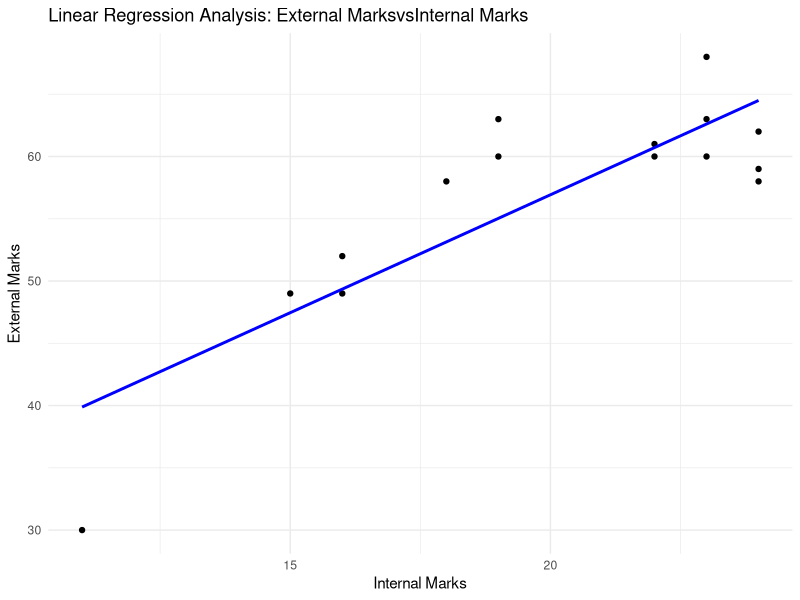
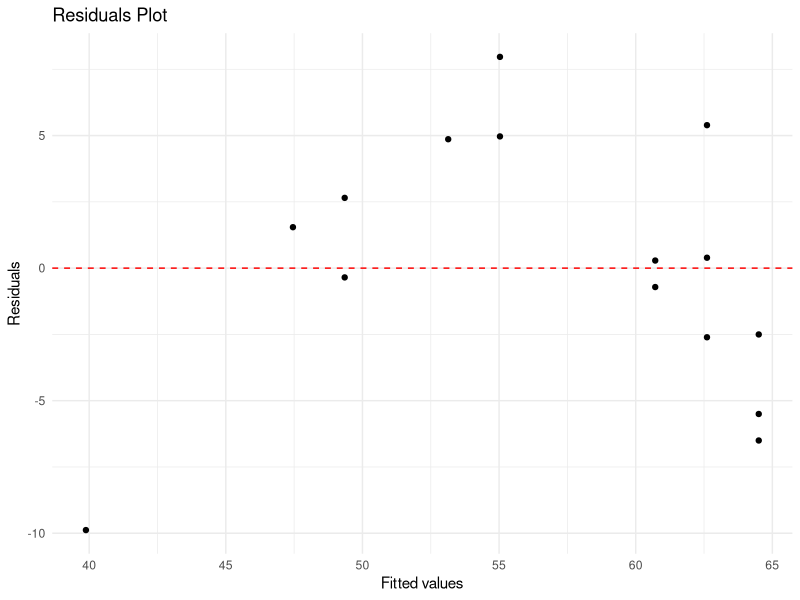

Here is the R script that generated these plots, in order:
library(ggplot2)
library(dplyr)

# Read the dataset from CSV file
data <- read.csv("marks.csv")

# Check for missing values
sum(is.na(data))

# Remove rows with missing values
data <- na.omit(data)

# Perform linear regression
lm_model <- lm(External ~ Internal, data = data)

# Print coefficients and intercept
print(coef(lm_model))
print(coef(lm_model)[1])  # This prints the intercept

# Evaluate the model's goodness-of-fit
summary(lm_model)

# Plot regression line and residuals
print(ggplot(data, aes(x = Internal, y = External)) +
        geom_point() +
        geom_smooth(method = "lm", se = FALSE, color = "blue") +
        ggtitle("Linear Regression Analysis: External MarksvsInternal Marks") +
        xlab("Internal Marks") +
        ylab("External Marks") +
        theme_minimal())

# Plot residuals
print(ggplot(data, aes(x = fitted(lm_model), y = residuals(lm_model))) +
        geom_point() +
        geom_hline(yintercept = 0, linetype = "dashed", color = "red") +
        ggtitle("Residuals Plot") +
        xlab("Fitted values") +
        ylab("Residuals") +
        theme_minimal())